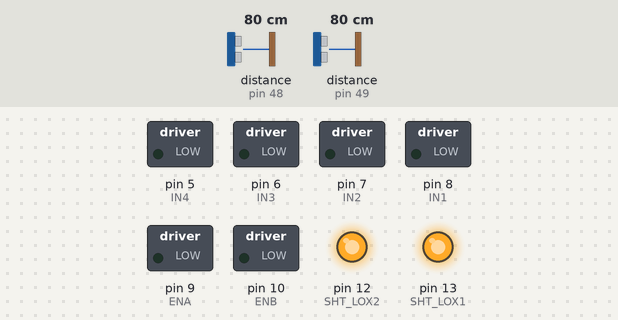
Simulated run of this sketch. Board: Arduino Uno, built with avr-gcc and run on an emulated ATmega328P. On the bench: switched loads named in the sketch (green lamp = pin HIGH), output pins drawn as LEDs (lit = HIGH). The inputs (shaded band) are chosen by the test bench; at power-on: distance to the obstacle (sensors on pin 48, pin 49) 80 cm. What the sketch prints to the serial monitor is not drawn.

Above: at 0.1 s.
Timing chart, 0 to 1.6 s (numbered marks = the images above):
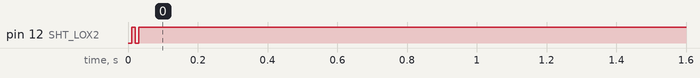

The sketch:

TESTING_PYTHON_MOTORS.ino
```cpp
#include "Adafruit_VL53L0X.h"

// Motor control pins (L298N)
#define ENA 9
#define IN1 8
#define IN2 7
#define ENB 10
#define IN3 6
#define IN4 5

// VL53L0X shutdown pins and addresses
#define SHT_LOX1 13
#define SHT_LOX2 12
#define LOX1_ADDRESS 0x30
#define LOX2_ADDRESS 0x31

Adafruit_VL53L0X lox1 = Adafruit_VL53L0X();
Adafruit_VL53L0X lox2 = Adafruit_VL53L0X();
VL53L0X_RangingMeasurementData_t measure1;
VL53L0X_RangingMeasurementData_t measure2;

// -1 = not yet read / out of range
int sensor1 = -1;
int sensor2 = -1;

#define OBSTACLE_MM   50    // stop if sensor reads below this
#define SENSOR_INTERVAL 200 // ms between sensor reads

int keys[4];
unsigned long lastSensorRead = 0;


void setID() {
  digitalWrite(SHT_LOX1, LOW);
  digitalWrite(SHT_LOX2, LOW);
  delay(10);
  digitalWrite(SHT_LOX1, HIGH);
  digitalWrite(SHT_LOX2, HIGH);
  delay(10);

  digitalWrite(SHT_LOX1, HIGH);
  digitalWrite(SHT_LOX2, LOW);
  if (!lox1.begin(LOX1_ADDRESS)) {
    Serial.println(F("Failed to boot VL53L0X #1"));
    while (1);
  }
  delay(10);

  digitalWrite(SHT_LOX2, HIGH);
  delay(10);
  if (!lox2.begin(LOX2_ADDRESS)) {
    Serial.println(F("Failed to boot VL53L0X #2"));
    while (1);
  }
}


void readSensors() {
  lox1.rangingTest(&measure1, false);
  lox2.rangingTest(&measure2, false);

  sensor1 = (measure1.RangeStatus != 6) ? measure1.RangeMilliMeter : -1;
  sensor2 = (measure2.RangeStatus != 6) ? measure2.RangeMilliMeter : -1;

  // Send readings to Pi: "D:s1,s2"
  Serial.print("D:");
  Serial.print(sensor1);
  Serial.print(",");
  Serial.println(sensor2);
}


bool obstacleDetected() {
  // -1 means out-of-range (far) → treat as safe
  if (sensor1 != -1 && sensor1 <= OBSTACLE_MM) return true;
  if (sensor2 != -1 && sensor2 <= OBSTACLE_MM) return true;
  return false;
}


void moveForward() {
  digitalWrite(IN1, HIGH); digitalWrite(IN2, LOW);
  digitalWrite(IN3, HIGH); digitalWrite(IN4, LOW);
  analogWrite(ENA, 115);   analogWrite(ENB, 115);
}

void moveBackward() {
  digitalWrite(IN1, LOW);  digitalWrite(IN2, HIGH);
  digitalWrite(IN3, LOW);  digitalWrite(IN4, HIGH);
  analogWrite(ENA, 115);   analogWrite(ENB, 115);
}

void turnLeft() {
  digitalWrite(IN1, HIGH); digitalWrite(IN2, LOW);
  digitalWrite(IN3, LOW);  digitalWrite(IN4, LOW);
  analogWrite(ENA, 115);
}

void turnRight() {
  digitalWrite(IN1, LOW);  digitalWrite(IN2, LOW);
  digitalWrite(IN3, HIGH); digitalWrite(IN4, LOW);
  analogWrite(ENB, 115);
}

void stopVehicle() {
  digitalWrite(IN1, LOW); digitalWrite(IN2, LOW);
  digitalWrite(IN3, LOW); digitalWrite(IN4, LOW);
  analogWrite(ENA, 0);    analogWrite(ENB, 0);
}


void setup() {
  Serial.begin(115200);

  pinMode(SHT_LOX1, OUTPUT);
  pinMode(SHT_LOX2, OUTPUT);
  pinMode(ENA, OUTPUT); pinMode(IN1, OUTPUT); pinMode(IN2, OUTPUT);
  pinMode(ENB, OUTPUT); pinMode(IN3, OUTPUT); pinMode(IN4, OUTPUT);

  setID();
}


void loop() {
  // Drain serial buffer: keep only the latest 4-byte command
  while (Serial.available() >= 4) {
    for (int i = 0; i < 4; i++) keys[i] = Serial.read();
  }

  // Act on latest keys, unless an obstacle is blocking
  if (obstacleDetected()) {
    stopVehicle();
  } else {
    if      (keys[0] == 1) moveForward();
    else if (keys[2] == 1) moveBackward();
    else if (keys[1] == 1) turnLeft();
    else if (keys[3] == 1) turnRight();
    else                   stopVehicle();
  }

  // Read sensors every SENSOR_INTERVAL ms (blocking ~60ms but non-critical)
  unsigned long now = millis();
  if (now - lastSensorRead >= SENSOR_INTERVAL) {
    lastSensorRead = now;
    readSensors();
  }
}
```
